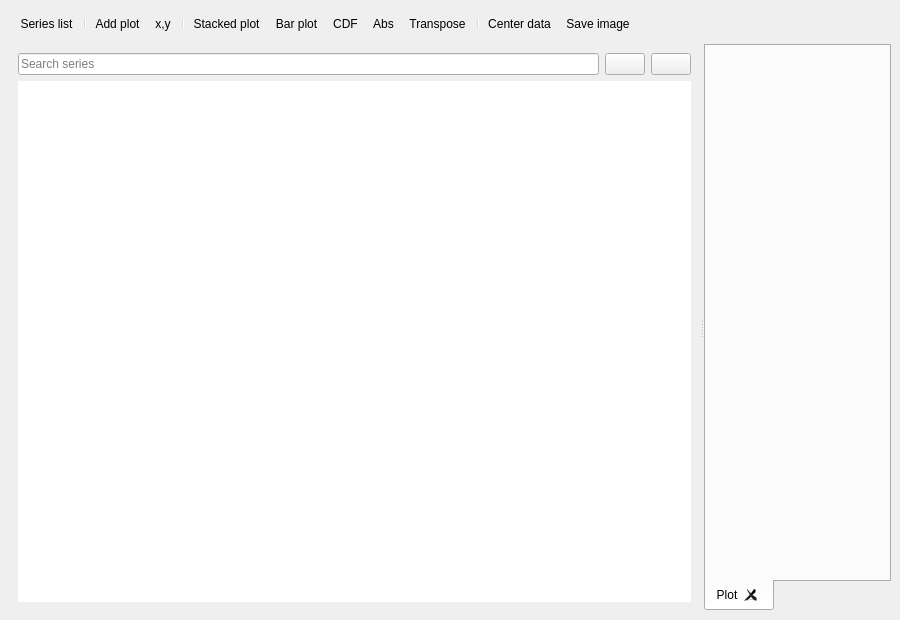
<?xml version="1.0" encoding="UTF-8"?>
<ui version="4.0">
 <class>PlotDialogue</class>
 <widget class="QMainWindow" name="PlotDialogue">
  <property name="geometry">
   <rect>
    <x>0</x>
    <y>0</y>
    <width>900</width>
    <height>620</height>
   </rect>
  </property>
  <property name="windowTitle">
   <string>Plot</string>
  </property>
  <widget class="QWidget" name="centralwidget">
   <layout class="QVBoxLayout" name="verticalLayout">
    <item>
     <widget class="QToolBar" name="plotToolBar">
      <property name="movable">
       <bool>false</bool>
      </property>
      <property name="floatable">
       <bool>false</bool>
      </property>
      <addaction name="actionopencloseTree"/>
      <addaction name="separator"/>
      <addaction name="actionAddPlot"/>
      <addaction name="actionx_y"/>
      <addaction name="separator"/>
      <addaction name="actionStacked_plot"/>
      <addaction name="actionBar_plot"/>
      <addaction name="actionCDF"/>
      <addaction name="actionAbs"/>
      <addaction name="actionTranspose"/>
      <addaction name="separator"/>
      <addaction name="actionResetView"/>
      <addaction name="actionSaveImage"/>
     </widget>
    </item>
    <item>
     <widget class="QSplitter" name="plotSplitter">
      <property name="orientation">
       <enum>Qt::Orientation::Horizontal</enum>
      </property>
      <widget class="QFrame" name="seriesSelectorFrame">
       <property name="sizePolicy">
        <sizepolicy hsizetype="Minimum" vsizetype="Preferred">
         <horstretch>0</horstretch>
         <verstretch>0</verstretch>
        </sizepolicy>
       </property>
       <property name="minimumSize">
        <size>
         <width>220</width>
         <height>0</height>
        </size>
       </property>
       <property name="visible">
        <bool>true</bool>
       </property>
       <property name="frameShape">
        <enum>QFrame::Shape::NoFrame</enum>
       </property>
       <property name="frameShadow">
        <enum>QFrame::Shadow::Sunken</enum>
       </property>
       <layout class="QVBoxLayout" name="seriesSelectorLayout">
        <item>
         <widget class="QFrame" name="frame">
          <property name="sizePolicy">
           <sizepolicy hsizetype="Minimum" vsizetype="Preferred">
            <horstretch>0</horstretch>
            <verstretch>0</verstretch>
           </sizepolicy>
          </property>
          <property name="frameShape">
           <enum>QFrame::Shape::NoFrame</enum>
          </property>
          <property name="frameShadow">
           <enum>QFrame::Shadow::Raised</enum>
          </property>
          <layout class="QHBoxLayout" name="horizontalLayout">
           <property name="leftMargin">
            <number>0</number>
           </property>
           <property name="topMargin">
            <number>0</number>
           </property>
           <property name="rightMargin">
            <number>0</number>
           </property>
           <property name="bottomMargin">
            <number>0</number>
           </property>
           <item>
            <widget class="QLineEdit" name="seriesSearchLineEdit">
             <property name="placeholderText">
              <string>Search series</string>
             </property>
            </widget>
           </item>
           <item>
            <widget class="QPushButton" name="selectAllButton">
             <property name="toolTip">
              <string>Select all series</string>
             </property>
             <property name="text">
              <string/>
             </property>
             <property name="icon">
              <iconset resource="../Icons/icons.qrc">
               <normaloff>:/Icons/icons/check_all.png</normaloff>:/Icons/icons/check_all.png</iconset>
             </property>
            </widget>
           </item>
           <item>
            <widget class="QPushButton" name="selectNoneButton">
             <property name="toolTip">
              <string>Select no series</string>
             </property>
             <property name="text">
              <string/>
             </property>
             <property name="icon">
              <iconset resource="../Icons/icons.qrc">
               <normaloff>:/Icons/icons/uncheck_all.png</normaloff>:/Icons/icons/uncheck_all.png</iconset>
             </property>
            </widget>
           </item>
          </layout>
         </widget>
        </item>
        <item>
         <widget class="QTreeWidget" name="seriesTreeWidget">
          <property name="sizePolicy">
           <sizepolicy hsizetype="Minimum" vsizetype="Expanding">
            <horstretch>0</horstretch>
            <verstretch>0</verstretch>
           </sizepolicy>
          </property>
          <property name="frameShape">
           <enum>QFrame::Shape::NoFrame</enum>
          </property>
          <property name="headerHidden">
           <bool>true</bool>
          </property>
          <column>
           <property name="text">
            <string notr="true">1</string>
           </property>
          </column>
         </widget>
        </item>
       </layout>
      </widget>
      <widget class="QTabWidget" name="plotTabs">
       <property name="tabPosition">
        <enum>QTabWidget::TabPosition::South</enum>
       </property>
       <property name="tabsClosable">
        <bool>true</bool>
       </property>
       <widget class="QWidget" name="plotTab">
        <attribute name="title">
         <string>Plot</string>
        </attribute>
        <layout class="QVBoxLayout" name="plotTabLayout">
         <property name="leftMargin">
          <number>0</number>
         </property>
         <property name="topMargin">
          <number>0</number>
         </property>
         <property name="rightMargin">
          <number>0</number>
         </property>
         <property name="bottomMargin">
          <number>0</number>
         </property>
         <item>
          <widget class="GraphsWidget" name="plotwidget" native="true"/>
         </item>
        </layout>
       </widget>
      </widget>
     </widget>
    </item>
   </layout>
  </widget>
  <action name="actionSaveImage">
   <property name="icon">
    <iconset resource="../Icons/icons.qrc">
     <normaloff>:/Icons/icons/savec.png</normaloff>:/Icons/icons/savec.png</iconset>
   </property>
   <property name="text">
    <string>Save image</string>
   </property>
   <property name="toolTip">
    <string>Save the current plot as SVG or PNG</string>
   </property>
  </action>
  <action name="actionResetView">
   <property name="icon">
    <iconset resource="../Icons/icons.qrc">
     <normaloff>:/Icons/icons/resize.png</normaloff>:/Icons/icons/resize.png</iconset>
   </property>
   <property name="text">
    <string>Center data</string>
   </property>
   <property name="toolTip">
    <string>Reset zoom and pan to show all data</string>
   </property>
  </action>
  <action name="actionopencloseTree">
   <property name="checkable">
    <bool>true</bool>
   </property>
   <property name="icon">
    <iconset resource="../Icons/icons.qrc">
     <normaloff>:/Icons/icons/tree.png</normaloff>:/Icons/icons/tree.png</iconset>
   </property>
   <property name="text">
    <string>Series list</string>
   </property>
   <property name="toolTip">
    <string>Show or hide the series list</string>
   </property>
   <property name="menuRole">
    <enum>QAction::MenuRole::NoRole</enum>
   </property>
  </action>
  <action name="actionAddPlot">
   <property name="icon">
    <iconset resource="../Icons/icons.qrc">
     <normaloff>:/Icons/icons/plus.png</normaloff>:/Icons/icons/plus.png</iconset>
   </property>
   <property name="text">
    <string>Add plot</string>
   </property>
   <property name="toolTip">
    <string>Add another plot tab</string>
   </property>
  </action>
  <action name="actionCDF">
   <property name="checkable">
    <bool>true</bool>
   </property>
   <property name="icon">
    <iconset resource="../Icons/icons.qrc">
     <normaloff>:/Icons/icons/cdf.png</normaloff>:/Icons/icons/cdf.png</iconset>
   </property>
   <property name="text">
    <string>CDF</string>
   </property>
   <property name="toolTip">
    <string>Cummulative density function plot</string>
   </property>
   <property name="menuRole">
    <enum>QAction::MenuRole::NoRole</enum>
   </property>
  </action>
  <action name="actionAbs">
   <property name="checkable">
    <bool>true</bool>
   </property>
   <property name="icon">
    <iconset resource="../Icons/icons.qrc">
     <normaloff>:/Icons/icons/abs.png</normaloff>:/Icons/icons/abs.png</iconset>
   </property>
   <property name="text">
    <string>Abs</string>
   </property>
   <property name="toolTip">
    <string>Absolute of values</string>
   </property>
   <property name="menuRole">
    <enum>QAction::MenuRole::NoRole</enum>
   </property>
  </action>
  <action name="actionx_y">
   <property name="icon">
    <iconset resource="../Icons/icons.qrc">
     <normaloff>:/Icons/icons/x_y.png</normaloff>:/Icons/icons/x_y.png</iconset>
   </property>
   <property name="text">
    <string>x,y</string>
   </property>
   <property name="toolTip">
    <string>New X, Y plot from thie current data</string>
   </property>
   <property name="menuRole">
    <enum>QAction::MenuRole::NoRole</enum>
   </property>
  </action>
  <action name="actionTranspose">
   <property name="checkable">
    <bool>true</bool>
   </property>
   <property name="icon">
    <iconset resource="../Icons/icons.qrc">
     <normaloff>:/Icons/icons/transpose.png</normaloff>:/Icons/icons/transpose.png</iconset>
   </property>
   <property name="text">
    <string>Transpose</string>
   </property>
   <property name="toolTip">
    <string>Traspose data</string>
   </property>
   <property name="menuRole">
    <enum>QAction::MenuRole::NoRole</enum>
   </property>
  </action>
  <action name="actionStacked_plot">
   <property name="checkable">
    <bool>true</bool>
   </property>
   <property name="icon">
    <iconset resource="../Icons/icons.qrc">
     <normaloff>:/Icons/icons/stacked_plot.png</normaloff>:/Icons/icons/stacked_plot.png</iconset>
   </property>
   <property name="text">
    <string>Stacked plot</string>
   </property>
   <property name="menuRole">
    <enum>QAction::MenuRole::NoRole</enum>
   </property>
  </action>
  <action name="actionBar_plot">
   <property name="checkable">
    <bool>true</bool>
   </property>
   <property name="icon">
    <iconset resource="../Icons/icons.qrc">
     <normaloff>:/Icons/icons/stats.png</normaloff>:/Icons/icons/stats.png</iconset>
   </property>
   <property name="text">
    <string>Bar plot</string>
   </property>
   <property name="toolTip">
    <string>Bar plot mode</string>
   </property>
   <property name="menuRole">
    <enum>QAction::MenuRole::NoRole</enum>
   </property>
  </action>
 </widget>
 <customwidgets>
  <customwidget>
   <class>GraphsWidget</class>
   <extends>QWidget</extends>
   <header>VeraGrid.Gui.PlotDialogue.qt_chart_widget</header>
  </customwidget>
 </customwidgets>
 <resources>
  <include location="../Icons/icons.qrc"/>
 </resources>
 <connections/>
</ui>
